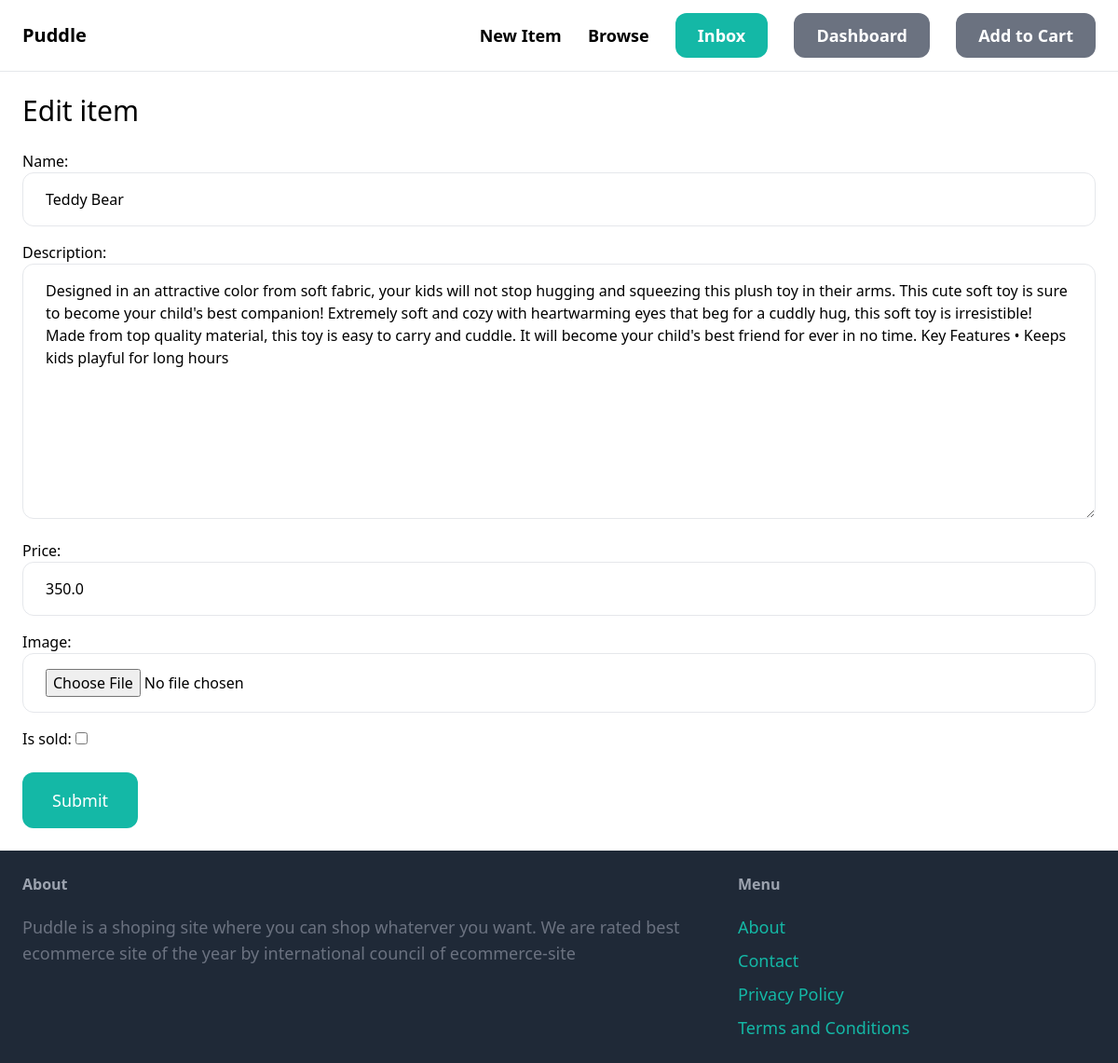
The page /items/1/edit/ (signed in) on the database its author committed.
### item/models.py (models this page shows, shortened)
class Item(models.Model):
    category = models.ForeignKey(Category, related_name='items', on_delete=models.CASCADE) # if category is deleted then all items belong to this also be deleted.
    name = models.CharField(max_length=250)
    description = models.TextField(blank=True, null=True)
    price = models.FloatField()
    image = models.ImageField(upload_to='item_images', blank=True, null=True) #if item_images doesn't exist then django make it.
    is_sold = models.BooleanField(default=False)
    created_by = models.ForeignKey(User, related_name='items',on_delete=models.CASCADE) # This is an index into database b/w this item and user. # Cascade means if user is deleted then all of the items are also deleted.
    created_at = models.DateTimeField(auto_now_add=True)

### item/views.py (the view)
# urls.py: path('<int:pk>/edit/',views.edit, name ='edit'),
@login_required
def edit(request, pk):
    item = get_object_or_404(Item, pk=pk, created_by = request.user)
    if request.method == 'POST':
        form = EditItemForm(request.POST, request.FILES, instance= item)
        if form.is_valid():
            form.save()
            return redirect('item:detail', pk=item.id)
    else:
        form = EditItemForm(instance=item)
    return render(request, 'item/form.html',{
        'form' : form,
        'title' : 'Edit item',
    })

### item/forms.py
class EditItemForm(forms.ModelForm):
    class Meta:
        model = Item
        fields = ('name', 'description', 'price', 'image','is_sold')
        widgets = {
            'name' : forms.TextInput(attrs={
                'class' : INPUT_CLASSES
            }),
            'description' : forms.Textarea(attrs={
                'class' : INPUT_CLASSES
            }),
            'price' : forms.TextInput(attrs={
                'class' : INPUT_CLASSES
            }),
            'image' : forms.FileInput(attrs={
                'class' : INPUT_CLASSES
            })
        }

### item/templates/item/form.html (shortened to what this page needs)
{% extends 'core/base.html' %}
{% block content %}
<h1 class="mb-6 text-3xl">{{title}}</h1>
<form method="post" action = "." enctype="multipart/form-data">
    <div class="space-y-4">
        {{ form.as_p }}
    </div>
    <button class="mt-6 py-4 px-8 text-lg bg-teal-500 hover:bg-teal-700 rounded-xl text-white">Submit</button>
</form>
{% endblock %}

### rows shown on the page
Item: name "Teddy Bear", description "Designed in an attractive color from soft fabric, your kids will not stop hugging and squeezing this plush toy in their arms. This cute soft toy is sure to become your child's best companion! Extremely soft and cozy with heartwarming eyes that beg for a cuddly hug, this soft toy is irresistible! Made from top quality material, this toy is easy to carry and cuddle. It will become your child's best friend for ever in no time. Key Features • Keeps kids playful for long hours", price "350.0"

### other values the page prints
{{ title }} "Edit item"
